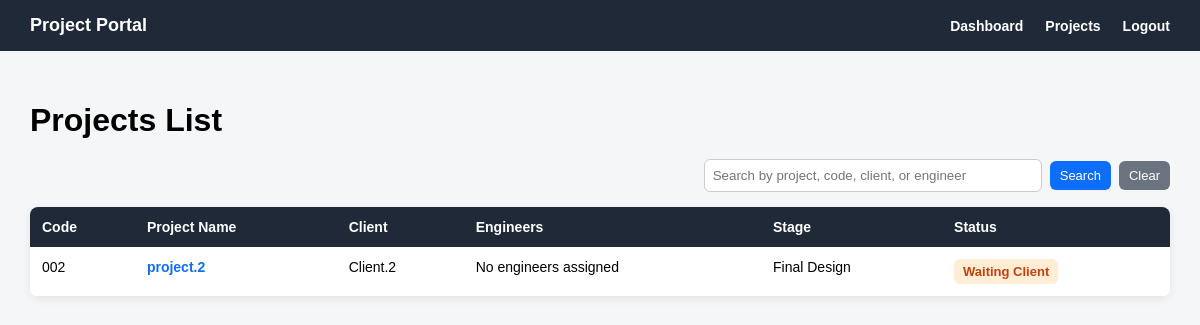
Before: /projects/ (signed in) with the older database file.
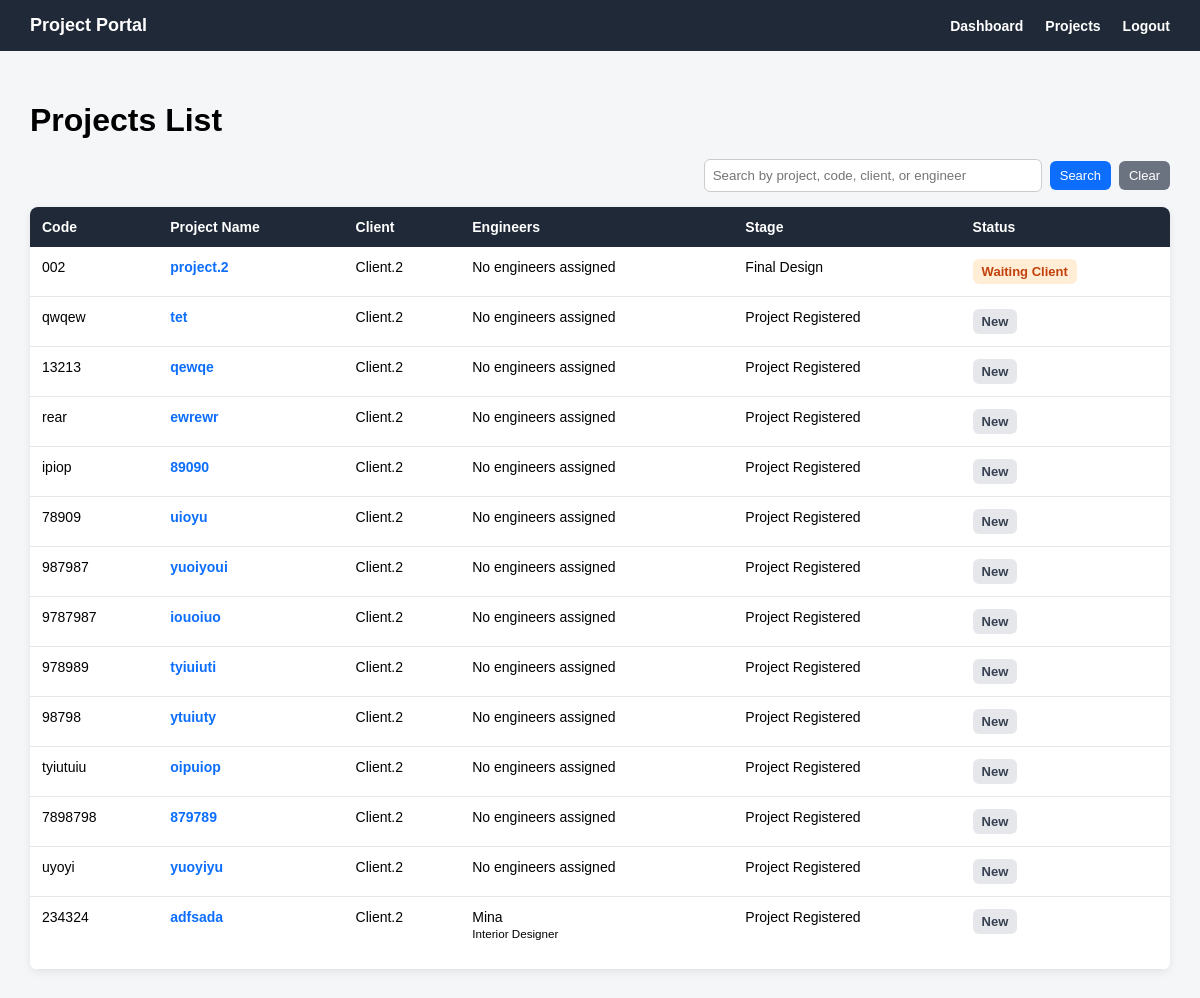
After: the same page with the newer database file.
### projects/models.py (models this page shows, shortened)
class Project(models.Model):
    class Status(models.TextChoices):
        NEW = 'NEW', 'New'
        IN_PROGRESS = 'IN_PROGRESS', 'In Progress'
        WAITING_CLIENT = 'WAITING_CLIENT', 'Waiting Client'
        COMPLETED = 'COMPLETED', 'Completed'
        CANCELLED = 'CANCELLED', 'Cancelled'
    class Stage(models.TextChoices):
        PROJECT_REGISTERED = 'PROJECT_REGISTERED', 'Project Registered'
        REQUIREMENTS_COLLECTED = 'REQUIREMENTS_COLLECTED', 'Requirements Collected'
        SITE_VISIT = 'SITE_VISIT', 'Site Visit'
        CONCEPT_DESIGN = 'CONCEPT_DESIGN', 'Concept Design'
        CLIENT_REVIEW = 'CLIENT_REVIEW', 'Client Review'
        REVISIONS = 'REVISIONS', 'Revisions'
        FINAL_DESIGN = 'FINAL_DESIGN', 'Final Design'
        DRAWINGS_PREPARATION = 'DRAWINGS_PREPARATION', 'Drawings Preparation'
        MUNICIPALITY_SUBMISSION = 'MUNICIPALITY_SUBMISSION', 'Municipality Submission'
        APPROVAL_STAGE = 'APPROVAL_STAGE', 'Approval Stage'
        SUPERVISION_EXECUTION = 'SUPERVISION_EXECUTION', 'Supervision / Execution'
        COMPLETED = 'COMPLETED', 'Completed'
    project_name = models.CharField(max_length=200)
    project_code = models.CharField(max_length=50, unique=True)
    client = models.ForeignKey(
        Client,
        on_delete=models.CASCADE,
        related_name='projects'
    )
    assigned_engineers = models.ManyToManyField(
        Engineer,
        blank=True,
        related_name='projects'
    )
    project_type = models.CharField(max_length=100, blank=True, null=True)
    location = models.CharField(max_length=200, blank=True, null=True)
    start_date = models.DateField(blank=True, null=True)
    expected_end_date = models.DateField(blank=True, null=True)
    current_stage = models.CharField(
        max_length=50,
        choices=Stage.choices,
        default=Stage.PROJECT_REGISTERED
    )
    status = models.CharField(
        max_length=30,
        choices=Status.choices,
        default=Status.NEW
    )
    description = models.TextField(blank=True, null=True)
    created_at = models.DateTimeField(auto_now_add=True)

### clients/models.py (models this page shows)
class Client(models.Model):
    user = models.OneToOneField(
        settings.AUTH_USER_MODEL,
        on_delete=models.CASCADE,
        related_name='client_profile',
        blank=True,
        null=True
    )
    client_name = models.CharField(max_length=150)
    company_name = models.CharField(max_length=150, blank=True, null=True)
    phone = models.CharField(max_length=30)
    email = models.EmailField(blank=True, null=True)
    address = models.TextField(blank=True, null=True)
    is_active = models.BooleanField(default=True)
    created_at = models.DateTimeField(auto_now_add=True)
    def __str__(self):
        return self.client_name

### engineers/models.py (models this page shows, shortened)
class Engineer(models.Model):
    class Department(models.TextChoices):
        INTERIOR_DESIGNER = 'INTERIOR_DESIGNER', 'Interior Designer'
        MECHANICAL_ENGINEER = 'MECHANICAL_ENGINEER', 'Mechanical Engineer'
        ELECTRICAL_ENGINEER = 'ELECTRICAL_ENGINEER', 'Electrical Engineer'
        SUPERVISOR = 'SUPERVISOR', 'Supervisor'
        ARCHITECT = 'ARCHITECT', 'Architect'
    user = models.OneToOneField(
        settings.AUTH_USER_MODEL,
        on_delete=models.CASCADE,
        related_name='engineer_profile'
    )
    engineer_name = models.CharField(max_length=150)
    department = models.CharField(
        max_length=50,
        choices=Department.choices,
        blank=True,
        null=True
    )
    phone = models.CharField(max_length=30, blank=True, null=True)
    email = models.EmailField(blank=True, null=True)
    specialization = models.CharField(max_length=150, blank=True, null=True)
    is_active = models.BooleanField(default=True)
    created_at = models.DateTimeField(auto_now_add=True)

### projects/views.py (the view, shortened to what this page needs)
# urls.py: path('', project_list_view, name='project_list'),
@login_required
def project_list_view(request):
    if request.user.role == 'ADMIN':
        projects = Project.objects.all()
    elif request.user.role == 'ENGINEER':
        projects = Project.objects.filter(
            assigned_engineers__user=request.user
        )
    elif request.user.role == 'CLIENT':
        projects = Project.objects.filter(
            client__user=request.user
        )
    else:
        projects = Project.objects.none()
    status_filter = request.GET.get('status')
    search_query = request.GET.get('q')
    if status_filter:
        projects = projects.filter(status=status_filter)
    paginator = Paginator(projects, 20)
    page_number = request.GET.get('page')
    page_obj = paginator.get_page(page_number)
    return render(request, 'projects/project_list.html', {
        'projects': page_obj,
        'page_obj': page_obj,
        'status_filter': status_filter,
        'search_query': search_query,
    })

### templates/projects/project_list.html (shortened to what the changed rows need)
{% extends 'base.html' %}
{% block content %}
<div class="page-header">
    <h1>Projects List</h1>
</div>
{% if projects %}
    <table class="projects-table">
        <tr>
            <th>Code</th>
            <th>Project Name</th>
            <th>Client</th>
            <th>Engineers</th>
            <th>Stage</th>
            <th>Status</th>
        </tr>
        {% for project in projects %}
            <tr>
                <td>{{ project.project_code }}</td>
                <td>
                    <a href="{% url 'projects:project_detail' project.pk %}">
                        {{ project.project_name }}
                    </a>
                </td>
                <td>{{ project.client }}</td>
                <td>
                    {% for engineer in project.assigned_engineers.all %}
                        {{ engineer.engineer_name }}
                        {% if engineer.department %}
                            <br>
                            <small>{{ engineer.get_department_display }}</small>
                        {% endif %}
                        <br><br>
                    {% empty %}
                        No engineers assigned
                    {% endfor %}
                </td>
                <td>{{ project.get_current_stage_display }}</td>
                <td>
                    {% if project.status == 'NEW' %}
                        <span class="status-badge status-new">
                            {{ project.get_status_display }}
                        </span>
                    {% elif project.status == 'IN_PROGRESS' %}
                        <span class="status-badge status-in-progress">
                            {{ project.get_status_display }}
                        </span>
                    {% elif project.status == 'WAITING_CLIENT' %}
                        <span class="status-badge status-waiting-client">
                            {{ project.get_status_display }}
                        </span>
                    {% elif project.status == 'COMPLETED' %}
                        <span class="status-badge status-completed">
                            {{ project.get_status_display }}
                        </span>
                    {% elif project.status == 'CANCELLED' %}
                        <span class="status-badge status-cancelled">
                            {{ project.get_status_display }}
                        </span>
                    {% else %}
                        <span class="status-badge status-new">
                            {{ project.get_status_display }}
                        </span>
                    {% endif %}
                </td>
            </tr>
        {% endfor %}
    </table>
{% endif %}
{% endblock %}

Changed rows visible on the page:
added Project: project_code "qwqew", project_name "tet", client "Client.2", current_stage "Project Registered", status "New"
added Project: project_code "13213", project_name "qewqe", client "Client.2", current_stage "Project Registered", status "New"
added Project: project_code "rear", project_name "ewrewr", client "Client.2", current_stage "Project Registered", status "New"
added Project: project_code "ipiop", project_name "89090", client "Client.2", current_stage "Project Registered", status "New"
added Project: project_code "78909", project_name "uioyu", client "Client.2", current_stage "Project Registered", status "New"
added Project: project_code "987987", project_name "yuoiyoui", client "Client.2", current_stage "Project Registered", status "New"
added Project: project_code "9787987", project_name "iouoiuo", client "Client.2", current_stage "Project Registered", status "New"
added Project: project_code "978989", project_name "tyiuiuti", client "Client.2", current_stage "Project Registered", status "New"
added Project: project_code "98798", project_name "ytuiuty", client "Client.2", current_stage "Project Registered", status "New"
added Project: project_code "tyiutuiu", project_name "oipuiop", client "Client.2", current_stage "Project Registered", status "New"
added Project: project_code "7898798", project_name "879789", client "Client.2", current_stage "Project Registered", status "New"
added Project: project_code "uyoyi", project_name "yuoyiyu", client "Client.2", current_stage "Project Registered", status "New"
added Project: project_code "234324", project_name "adfsada", client "Client.2", current_stage "Project Registered", status "New"
now on this page (row unchanged): Engineer: engineer_name "Mina", department "Interior Designer"
